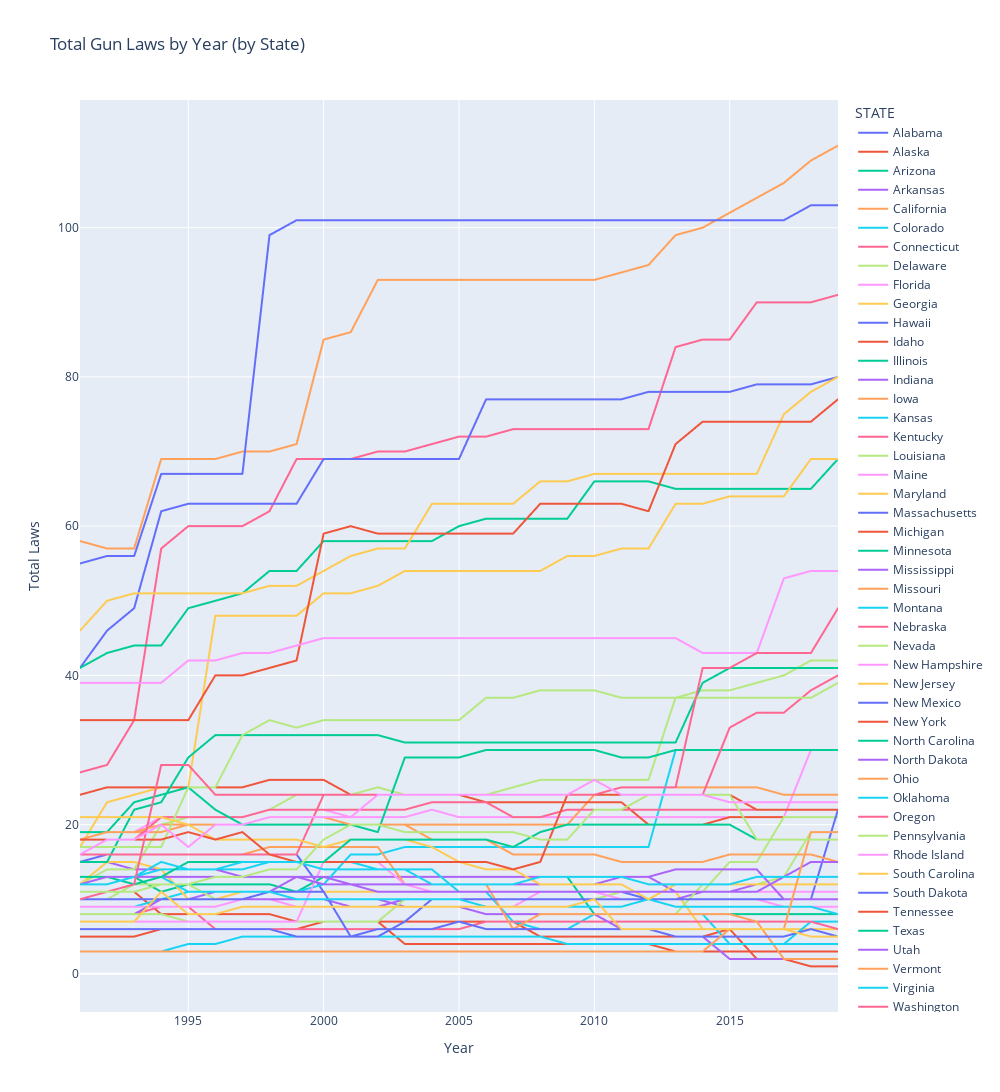

Notebook code cell kept with this figure:
### Code cell
import plotly.express as px

# Assuming you have already loaded your data into the gun_laws_df DataFrame

# Use plotly express to create the interactive plot
fig = px.line(gun_laws_df, x='YEAR', y='total_laws', color='STATE', title='Total Gun Laws by Year (by State)')

# Add tooltips to each line
fig.update_traces(hovertemplate='State: ')

# Set the x-axis and y-axis labels
fig.update_xaxes(title='Year')
fig.update_yaxes(title='Total Laws')

# Increase the figure size
fig.update_layout(width=1000, height=1200)

# Show the plot
fig.show()

### Figure 1 — Plotly figure (JSON) as saved in the notebook; plotly's stock layout.template omitted (floating-point values rounded to 4 significant figures)
{"data": [{"hovertemplate": "State: ", "legendgroup": "Alabama", "line": {"color": "#636efa", "dash": "solid"}, "marker": {"symbol": "circle"}, "mode": "lines", "name": "Alabama", "showlegend": true, "type": "scattergl", "x": [1991, 1992, 1993, 1994, 1995, 1996, 1997, 1998, 1999, 2000, 2001, 2002, 2003, 2004, 2005, 2006, 2007, 2008, 2009, 2010, 2011, 2012, 2013, 2014, 2015, 2016, 2017, 2018, 2019], "xaxis": "x", "y": [15, 16, 16, 16, 16, 16, 16, 16, 16, 11, 11, 11, 11, 11, 11, 11, 11, 11, 11, 11, 11, 10, 10, 10, 10, 10, 10, 10, 10], "yaxis": "y"}, {"hovertemplate": "State: ", "legendgroup": "Alaska", "line": {"color": "#EF553B", "dash": "solid"}, "marker": {"symbol": "circle"}, "mode": "lines", "name": "Alaska", "showlegend": true, "type": "scattergl", "x": [1991, 1992, 1993, 1994, 1995, 1996, 1997, 1998, 1999, 2000, 2001, 2002, 2003, 2004, 2005, 2006, 2007, 2008, 2009, 2010, 2011, 2012, 2013, 2014, 2015, 2016, 2017, 2018, 2019], "xaxis": "x", "y": [10, 11, 11, 8, 8, 8, 8, 8, 7, 7, 7, 7, 4, 4, 4, 4, 4, 4, 4, 4, 4, 4, 3, 3, 3, 3, 3, 3, 3], "yaxis": "y"}, {"hovertemplate": "State: ", "legendgroup": "Arizona", "line": {"color": "#00cc96", "dash": "solid"}, "marker": {"symbol": "circle"}, "mode": "lines", "name": "Arizona", "showlegend": true, "type": "scattergl", "x": [1991, 1992, 1993, 1994, 1995, 1996, 1997, 1998, 1999, 2000, 2001, 2002, 2003, 2004, 2005, 2006, 2007, 2008, 2009, 2010, 2011, 2012, 2013, 2014, 2015, 2016, 2017, 2018, 2019], "xaxis": "x", "y": [12, 12, 13, 11, 12, 12, 12, 12, 11, 13, 13, 13, 13, 13, 13, 13, 13, 13, 13, 8, 8, 8, 8, 8, 8, 8, 8, 8, 8], "yaxis": "y"}, {"hovertemplate": "State: ", "legendgroup": "Arkansas", "line": {"color": "#ab63fa", "dash": "solid"}, "marker": {"symbol": "circle"}, "mode": "lines", "name": "Arkansas", "showlegend": true, "type": "scattergl", "x": [1991, 1992, 1993, 1994, 1995, 1996, 1997, 1998, 1999, 2000, 2001, 2002, 2003, 2004, 2005, 2006, 2007, 2008, 2009, 2010, 2011, 2012, 2013, 2014, 2015, 2016, 2017, 2018, 2019], "xaxis": "x", "y": [15, 15, 14, 14, 10, 10, 11, 11, 13, 13, 13, 13, 13, 13, 13, 13, 13, 13, 13, 13, 13, 13, 11, 11, 11, 11, 11, 11, 11], "yaxis": "y"}, {"hovertemplate": "State: ", "legendgroup": "California", "line": {"color": "#FFA15A", "dash": "solid"}, "marker": {"symbol": "circle"}, "mode": "lines", "name": "California", "showlegend": true, "type": "scattergl", "x": [1991, 1992, 1993, 1994, 1995, 1996, 1997, 1998, 1999, 2000, 2001, 2002, 2003, 2004, 2005, 2006, 2007, 2008, 2009, 2010, 2011, 2012, 2013, 2014, 2015, 2016, 2017, 2018, 2019], "xaxis": "x", "y": [58, 57, 57, 69, 69, 69, 70, 70, 71, 85, 86, 93, 93, 93, 93, 93, 93, 93, 93, 93, 94, 95, 99, 100, 102, 104, 106, 109, 111], "yaxis": "y"}, {"hovertemplate": "State: ", "legendgroup": "Colorado", "line": {"color": "#19d3f3", "dash": "solid"}, "marker": {"symbol": "circle"}, "mode": "lines", "name": "Colorado", "showlegend": true, "type": "scattergl", "x": [1991, 1992, 1993, 1994, 1995, 1996, 1997, 1998, 1999, 2000, 2001, 2002, 2003, 2004, 2005, 2006, 2007, 2008, 2009, 2010, 2011, 2012, 2013, 2014, 2015, 2016, 2017, 2018, 2019], "xaxis": "x", "y": [9, 9, 9, 10, 11, 11, 11, 11, 11, 12, 16, 16, 17, 17, 17, 17, 17, 17, 17, 17, 17, 17, 30, 30, 30, 30, 30, 30, 30], "yaxis": "y"}, {"hovertemplate": "State: ", "legendgroup": "Connecticut", "line": {"color": "#FF6692", "dash": "solid"}, "marker": {"symbol": "circle"}, "mode": "lines", "name": "Connecticut", "showlegend": true, "type": "scattergl", "x": [1991, 1992, 1993, 1994, 1995, 1996, 1997, 1998, 1999, 2000, 2001, 2002, 2003, 2004, 2005, 2006, 2007, 2008, 2009, 2010, 2011, 2012, 2013, 2014, 2015, 2016, 2017, 2018, 2019], "xaxis": "x", "y": [27, 28, 34, 57, 60, 60, 60, 62, 69, 69, 69, 70, 70, 71, 72, 72, 73, 73, 73, 73, 73, 73, 84, 85, 85, 90, 90, 90, 91], "yaxis": "y"}, {"hovertemplate": "State: ", "legendgroup": "Delaware", "line": {"color": "#B6E880", "dash": "solid"}, "marker": {"symbol": "circle"}, "mode": "lines", "name": "Delaware", "showlegend": true, "type": "scattergl", "x": [1991, 1992, 1993, 1994, 1995, 1996, 1997, 1998, 1999, 2000, 2001, 2002, 2003, 2004, 2005, 2006, 2007, 2008, 2009, 2010, 2011, 2012, 2013, 2014, 2015, 2016, 2017, 2018, 2019], "xaxis": "x", "y": [12, 14, 14, 20, 21, 21, 21, 22, 24, 24, 24, 25, 24, 24, 24, 24, 25, 26, 26, 26, 26, 26, 37, 38, 38, 39, 40, 42, 42], "yaxis": "y"}, {"hovertemplate": "State: ", "legendgroup": "Florida", "line": {"color": "#FF97FF", "dash": "solid"}, "marker": {"symbol": "circle"}, "mode": "lines", "name": "Florida", "showlegend": true, "type": "scattergl", "x": [1991, 1992, 1993, 1994, 1995, 1996, 1997, 1998, 1999, 2000, 2001, 2002, 2003, 2004, 2005, 2006, 2007, 2008, 2009, 2010, 2011, 2012, 2013, 2014, 2015, 2016, 2017, 2018, 2019], "xaxis": "x", "y": [18, 19, 19, 21, 21, 21, 21, 22, 22, 22, 21, 21, 21, 22, 21, 21, 21, 21, 21, 21, 21, 21, 21, 21, 21, 21, 21, 30, 30], "yaxis": "y"}, {"hovertemplate": "State: ", "legendgroup": "Georgia", "line": {"color": "#FECB52", "dash": "solid"}, "marker": {"symbol": "circle"}, "mode": "lines", "name": "Georgia", "showlegend": true, "type": "scattergl", "x": [1991, 1992, 1993, 1994, 1995, 1996, 1997, 1998, 1999, 2000, 2001, 2002, 2003, 2004, 2005, 2006, 2007, 2008, 2009, 2010, 2011, 2012, 2013, 2014, 2015, 2016, 2017, 2018, 2019], "xaxis": "x", "y": [12, 15, 15, 14, 10, 10, 11, 11, 11, 11, 11, 11, 11, 11, 11, 11, 11, 11, 11, 11, 11, 11, 11, 6, 6, 6, 6, 6, 6], "yaxis": "y"}, {"hovertemplate": "State: ", "legendgroup": "Hawaii", "line": {"color": "#636efa", "dash": "solid"}, "marker": {"symbol": "circle"}, "mode": "lines", "name": "Hawaii", "showlegend": true, "type": "scattergl", "x": [1991, 1992, 1993, 1994, 1995, 1996, 1997, 1998, 1999, 2000, 2001, 2002, 2003, 2004, 2005, 2006, 2007, 2008, 2009, 2010, 2011, 2012, 2013, 2014, 2015, 2016, 2017, 2018, 2019], "xaxis": "x", "y": [41, 46, 49, 62, 63, 63, 63, 63, 63, 69, 69, 69, 69, 69, 69, 77, 77, 77, 77, 77, 77, 78, 78, 78, 78, 79, 79, 79, 80], "yaxis": "y"}, {"hovertemplate": "State: ", "legendgroup": "Idaho", "line": {"color": "#EF553B", "dash": "solid"}, "marker": {"symbol": "circle"}, "mode": "lines", "name": "Idaho", "showlegend": true, "type": "scattergl", "x": [1991, 1992, 1993, 1994, 1995, 1996, 1997, 1998, 1999, 2000, 2001, 2002, 2003, 2004, 2005, 2006, 2007, 2008, 2009, 2010, 2011, 2012, 2013, 2014, 2015, 2016, 2017, 2018, 2019], "xaxis": "x", "y": [5, 5, 5, 6, 6, 6, 6, 6, 6, 7, 7, 7, 7, 7, 7, 7, 7, 5, 5, 5, 5, 5, 5, 5, 6, 2, 2, 1, 1], "yaxis": "y"}, {"hovertemplate": "State: ", "legendgroup": "Illinois", "line": {"color": "#00cc96", "dash": "solid"}, "marker": {"symbol": "circle"}, "mode": "lines", "name": "Illinois", "showlegend": true, "type": "scattergl", "x": [1991, 1992, 1993, 1994, 1995, 1996, 1997, 1998, 1999, 2000, 2001, 2002, 2003, 2004, 2005, 2006, 2007, 2008, 2009, 2010, 2011, 2012, 2013, 2014, 2015, 2016, 2017, 2018, 2019], "xaxis": "x", "y": [41, 43, 44, 44, 49, 50, 51, 54, 54, 58, 58, 58, 58, 58, 60, 61, 61, 61, 61, 66, 66, 66, 65, 65, 65, 65, 65, 65, 69], "yaxis": "y"}, {"hovertemplate": "State: ", "legendgroup": "Indiana", "line": {"color": "#ab63fa", "dash": "solid"}, "marker": {"symbol": "circle"}, "mode": "lines", "name": "Indiana", "showlegend": true, "type": "scattergl", "x": [1991, 1992, 1993, 1994, 1995, 1996, 1997, 1998, 1999, 2000, 2001, 2002, 2003, 2004, 2005, 2006, 2007, 2008, 2009, 2010, 2011, 2012, 2013, 2014, 2015, 2016, 2017, 2018, 2019], "xaxis": "x", "y": [10, 10, 10, 10, 10, 11, 11, 11, 10, 10, 9, 9, 10, 10, 10, 10, 10, 10, 10, 10, 10, 10, 10, 11, 11, 12, 12, 12, 12], "yaxis": "y"}, {"hovertemplate": "State: ", "legendgroup": "Iowa", "line": {"color": "#FFA15A", "dash": "solid"}, "marker": {"symbol": "circle"}, "mode": "lines", "name": "Iowa", "showlegend": true, "type": "scattergl", "x": [1991, 1992, 1993, 1994, 1995, 1996, 1997, 1998, 1999, 2000, 2001, 2002, 2003, 2004, 2005, 2006, 2007, 2008, 2009, 2010, 2011, 2012, 2013, 2014, 2015, 2016, 2017, 2018, 2019], "xaxis": "x", "y": [19, 19, 19, 19, 20, 20, 20, 20, 20, 20, 20, 20, 20, 20, 20, 20, 20, 20, 20, 24, 25, 25, 25, 25, 25, 25, 24, 24, 24], "yaxis": "y"}, {"hovertemplate": "State: ", "legendgroup": "Kansas", "line": {"color": "#19d3f3", "dash": "solid"}, "marker": {"symbol": "circle"}, "mode": "lines", "name": "Kansas", "showlegend": true, "type": "scattergl", "x": [1991, 1992, 1993, 1994, 1995, 1996, 1997, 1998, 1999, 2000, 2001, 2002, 2003, 2004, 2005, 2006, 2007, 2008, 2009, 2010, 2011, 2012, 2013, 2014, 2015, 2016, 2017, 2018, 2019], "xaxis": "x", "y": [13, 13, 13, 14, 14, 14, 14, 15, 15, 15, 15, 14, 14, 14, 11, 11, 7, 6, 6, 8, 8, 8, 8, 8, 4, 4, 4, 7, 7], "yaxis": "y"}, {"hovertemplate": "State: ", "legendgroup": "Kentucky", "line": {"color": "#FF6692", "dash": "solid"}, "marker": {"symbol": "circle"}, "mode": "lines", "name": "Kentucky", "showlegend": true, "type": "scattergl", "x": [1991, 1992, 1993, 1994, 1995, 1996, 1997, 1998, 1999, 2000, 2001, 2002, 2003, 2004, 2005, 2006, 2007, 2008, 2009, 2010, 2011, 2012, 2013, 2014, 2015, 2016, 2017, 2018, 2019], "xaxis": "x", "y": [8, 8, 8, 9, 9, 6, 6, 6, 6, 6, 6, 6, 6, 6, 6, 7, 7, 7, 7, 7, 7, 7, 7, 7, 7, 7, 7, 7, 6], "yaxis": "y"}, {"hovertemplate": "State: ", "legendgroup": "Louisiana", "line": {"color": "#B6E880", "dash": "solid"}, "marker": {"symbol": "circle"}, "mode": "lines", "name": "Louisiana", "showlegend": true, "type": "scattergl", "x": [1991, 1992, 1993, 1994, 1995, 1996, 1997, 1998, 1999, 2000, 2001, 2002, 2003, 2004, 2005, 2006, 2007, 2008, 2009, 2010, 2011, 2012, 2013, 2014, 2015, 2016, 2017, 2018, 2019], "xaxis": "x", "y": [10, 10, 12, 12, 12, 10, 10, 10, 9, 9, 9, 9, 9, 9, 9, 8, 8, 8, 8, 8, 8, 8, 8, 12, 12, 12, 13, 19, 19], "yaxis": "y"}, {"hovertemplate": "State: ", "legendgroup": "Maine", "line": {"color": "#FF97FF", "dash": "solid"}, "marker": {"symbol": "circle"}, "mode": "lines", "name": "Maine", "showlegend": true, "type": "scattergl", "x": [1991, 1992, 1993, 1994, 1995, 1996, 1997, 1998, 1999, 2000, 2001, 2002, 2003, 2004, 2005, 2006, 2007, 2008, 2009, 2010, 2011, 2012, 2013, 2014, 2015, 2016, 2017, 2018, 2019], "xaxis": "x", "y": [9, 9, 9, 9, 9, 9, 10, 10, 9, 9, 9, 9, 9, 9, 9, 9, 9, 11, 11, 11, 11, 11, 11, 11, 11, 11, 11, 11, 11], "yaxis": "y"}, {"hovertemplate": "State: ", "legendgroup": "Maryland", "line": {"color": "#FECB52", "dash": "solid"}, "marker": {"symbol": "circle"}, "mode": "lines", "name": "Maryland", "showlegend": true, "type": "scattergl", "x": [1991, 1992, 1993, 1994, 1995, 1996, 1997, 1998, 1999, 2000, 2001, 2002, 2003, 2004, 2005, 2006, 2007, 2008, 2009, 2010, 2011, 2012, 2013, 2014, 2015, 2016, 2017, 2018, 2019], "xaxis": "x", "y": [17, 23, 24, 25, 25, 48, 48, 48, 48, 51, 51, 52, 54, 54, 54, 54, 54, 54, 56, 56, 57, 57, 63, 63, 64, 64, 64, 69, 69], "yaxis": "y"}, {"hovertemplate": "State: ", "legendgroup": "Massachusetts", "line": {"color": "#636efa", "dash": "solid"}, "marker": {"symbol": "circle"}, "mode": "lines", "name": "Massachusetts", "showlegend": true, "type": "scattergl", "x": [1991, 1992, 1993, 1994, 1995, 1996, 1997, 1998, 1999, 2000, 2001, 2002, 2003, 2004, 2005, 2006, 2007, 2008, 2009, 2010, 2011, 2012, 2013, 2014, 2015, 2016, 2017, 2018, 2019], "xaxis": "x", "y": [55, 56, 56, 67, 67, 67, 67, 99, 101, 101, 101, 101, 101, 101, 101, 101, 101, 101, 101, 101, 101, 101, 101, 101, 101, 101, 101, 103, 103], "yaxis": "y"}, {"hovertemplate": "State: ", "legendgroup": "Michigan", "line": {"color": "#EF553B", "dash": "solid"}, "marker": {"symbol": "circle"}, "mode": "lines", "name": "Michigan", "showlegend": true, "type": "scattergl", "x": [1991, 1992, 1993, 1994, 1995, 1996, 1997, 1998, 1999, 2000, 2001, 2002, 2003, 2004, 2005, 2006, 2007, 2008, 2009, 2010, 2011, 2012, 2013, 2014, 2015, 2016, 2017, 2018, 2019], "xaxis": "x", "y": [24, 25, 25, 25, 25, 25, 25, 26, 26, 26, 24, 24, 24, 24, 24, 23, 23, 23, 23, 23, 23, 20, 20, 20, 21, 21, 21, 21, 21], "yaxis": "y"}, {"hovertemplate": "State: ", "legendgroup": "Minnesota", "line": {"color": "#00cc96", "dash": "solid"}, "marker": {"symbol": "circle"}, "mode": "lines", "name": "Minnesota", "showlegend": true, "type": "scattergl", "x": [1991, 1992, 1993, 1994, 1995, 1996, 1997, 1998, 1999, 2000, 2001, 2002, 2003, 2004, 2005, 2006, 2007, 2008, 2009, 2010, 2011, 2012, 2013, 2014, 2015, 2016, 2017, 2018, 2019], "xaxis": "x", "y": [15, 15, 22, 23, 29, 32, 32, 32, 32, 32, 32, 32, 31, 31, 31, 31, 31, 31, 31, 31, 31, 31, 31, 39, 41, 41, 41, 41, 41], "yaxis": "y"}, {"hovertemplate": "State: ", "legendgroup": "Mississippi", "line": {"color": "#ab63fa", "dash": "solid"}, "marker": {"symbol": "circle"}, "mode": "lines", "name": "Mississippi", "showlegend": true, "type": "scattergl", "x": [1991, 1992, 1993, 1994, 1995, 1996, 1997, 1998, 1999, 2000, 2001, 2002, 2003, 2004, 2005, 2006, 2007, 2008, 2009, 2010, 2011, 2012, 2013, 2014, 2015, 2016, 2017, 2018, 2019], "xaxis": "x", "y": [8, 8, 8, 10, 10, 10, 10, 10, 10, 10, 10, 10, 9, 9, 9, 8, 8, 8, 8, 8, 6, 6, 5, 5, 2, 2, 2, 2, 2], "yaxis": "y"}, {"hovertemplate": "State: ", "legendgroup": "Missouri", "line": {"color": "#FFA15A", "dash": "solid"}, "marker": {"symbol": "circle"}, "mode": "lines", "name": "Missouri", "showlegend": true, "type": "scattergl", "x": [1991, 1992, 1993, 1994, 1995, 1996, 1997, 1998, 1999, 2000, 2001, 2002, 2003, 2004, 2005, 2006, 2007, 2008, 2009, 2010, 2011, 2012, 2013, 2014, 2015, 2016, 2017, 2018, 2019], "xaxis": "x", "y": [16, 16, 16, 16, 16, 16, 16, 17, 17, 17, 17, 17, 12, 12, 12, 12, 6, 8, 8, 8, 8, 8, 8, 8, 8, 7, 2, 2, 2], "yaxis": "y"}, {"hovertemplate": "State: ", "legendgroup": "Montana", "line": {"color": "#19d3f3", "dash": "solid"}, "marker": {"symbol": "circle"}, "mode": "lines", "name": "Montana", "showlegend": true, "type": "scattergl", "x": [1991, 1992, 1993, 1994, 1995, 1996, 1997, 1998, 1999, 2000, 2001, 2002, 2003, 2004, 2005, 2006, 2007, 2008, 2009, 2010, 2011, 2012, 2013, 2014, 2015, 2016, 2017, 2018, 2019], "xaxis": "x", "y": [3, 3, 3, 3, 4, 4, 5, 5, 5, 5, 5, 5, 5, 5, 5, 5, 5, 5, 4, 4, 4, 4, 4, 4, 4, 4, 4, 4, 4], "yaxis": "y"}, {"hovertemplate": "State: ", "legendgroup": "Nebraska", "line": {"color": "#FF6692", "dash": "solid"}, "marker": {"symbol": "circle"}, "mode": "lines", "name": "Nebraska", "showlegend": true, "type": "scattergl", "x": [1991, 1992, 1993, 1994, 1995, 1996, 1997, 1998, 1999, 2000, 2001, 2002, 2003, 2004, 2005, 2006, 2007, 2008, 2009, 2010, 2011, 2012, 2013, 2014, 2015, 2016, 2017, 2018, 2019], "xaxis": "x", "y": [18, 18, 18, 21, 21, 21, 21, 22, 22, 22, 22, 22, 22, 23, 23, 23, 21, 21, 22, 22, 22, 22, 22, 22, 22, 22, 22, 22, 22], "yaxis": "y"}, {"hovertemplate": "State: ", "legendgroup": "Nevada", "line": {"color": "#B6E880", "dash": "solid"}, "marker": {"symbol": "circle"}, "mode": "lines", "name": "Nevada", "showlegend": true, "type": "scattergl", "x": [1991, 1992, 1993, 1994, 1995, 1996, 1997, 1998, 1999, 2000, 2001, 2002, 2003, 2004, 2005, 2006, 2007, 2008, 2009, 2010, 2011, 2012, 2013, 2014, 2015, 2016, 2017, 2018, 2019], "xaxis": "x", "y": [8, 8, 8, 8, 7, 7, 7, 7, 7, 7, 7, 7, 10, 10, 10, 10, 10, 10, 10, 10, 11, 11, 11, 11, 15, 15, 21, 21, 21], "yaxis": "y"}, {"hovertemplate": "State: ", "legendgroup": "New Hampshire", "line": {"color": "#FF97FF", "dash": "solid"}, "marker": {"symbol": "circle"}, "mode": "lines", "name": "New Hampshire", "showlegend": true, "type": "scattergl", "x": [1991, 1992, 1993, 1994, 1995, 1996, 1997, 1998, 1999, 2000, 2001, 2002, 2003, 2004, 2005, 2006, 2007, 2008, 2009, 2010, 2011, 2012, 2013, 2014, 2015, 2016, 2017, 2018, 2019], "xaxis": "x", "y": [7, 7, 7, 7, 7, 7, 7, 7, 7, 15, 15, 15, 12, 11, 11, 11, 11, 11, 11, 11, 10, 10, 10, 10, 10, 10, 9, 9, 9], "yaxis": "y"}, {"hovertemplate": "State: ", "legendgroup": "New Jersey", "line": {"color": "#FECB52", "dash": "solid"}, "marker": {"symbol": "circle"}, "mode": "lines", "name": "New Jersey", "showlegend": true, "type": "scattergl", "x": [1991, 1992, 1993, 1994, 1995, 1996, 1997, 1998, 1999, 2000, 2001, 2002, 2003, 2004, 2005, 2006, 2007, 2008, 2009, 2010, 2011, 2012, 2013, 2014, 2015, 2016, 2017, 2018, 2019], "xaxis": "x", "y": [46, 50, 51, 51, 51, 51, 51, 52, 52, 54, 56, 57, 57, 63, 63, 63, 63, 66, 66, 67, 67, 67, 67, 67, 67, 67, 75, 78, 80], "yaxis": "y"}, {"hovertemplate": "State: ", "legendgroup": "New Mexico", "line": {"color": "#636efa", "dash": "solid"}, "marker": {"symbol": "circle"}, "mode": "lines", "name": "New Mexico", "showlegend": true, "type": "scattergl", "x": [1991, 1992, 1993, 1994, 1995, 1996, 1997, 1998, 1999, 2000, 2001, 2002, 2003, 2004, 2005, 2006, 2007, 2008, 2009, 2010, 2011, 2012, 2013, 2014, 2015, 2016, 2017, 2018, 2019], "xaxis": "x", "y": [10, 10, 10, 10, 10, 10, 10, 11, 11, 11, 5, 5, 7, 10, 10, 10, 10, 10, 10, 10, 10, 10, 10, 10, 10, 10, 10, 10, 22], "yaxis": "y"}, {"hovertemplate": "State: ", "legendgroup": "New York", "line": {"color": "#EF553B", "dash": "solid"}, "marker": {"symbol": "circle"}, "mode": "lines", "name": "New York", "showlegend": true, "type": "scattergl", "x": [1991, 1992, 1993, 1994, 1995, 1996, 1997, 1998, 1999, 2000, 2001, 2002, 2003, 2004, 2005, 2006, 2007, 2008, 2009, 2010, 2011, 2012, 2013, 2014, 2015, 2016, 2017, 2018, 2019], "xaxis": "x", "y": [34, 34, 34, 34, 34, 40, 40, 41, 42, 59, 60, 59, 59, 59, 59, 59, 59, 63, 63, 63, 63, 62, 71, 74, 74, 74, 74, 74, 77], "yaxis": "y"}, {"hovertemplate": "State: ", "legendgroup": "North Carolina", "line": {"color": "#00cc96", "dash": "solid"}, "marker": {"symbol": "circle"}, "mode": "lines", "name": "North Carolina", "showlegend": true, "type": "scattergl", "x": [1991, 1992, 1993, 1994, 1995, 1996, 1997, 1998, 1999, 2000, 2001, 2002, 2003, 2004, 2005, 2006, 2007, 2008, 2009, 2010, 2011, 2012, 2013, 2014, 2015, 2016, 2017, 2018, 2019], "xaxis": "x", "y": [19, 19, 23, 24, 25, 22, 20, 20, 20, 20, 20, 19, 29, 29, 29, 30, 30, 30, 30, 30, 29, 29, 30, 30, 30, 30, 30, 30, 30], "yaxis": "y"}, {"hovertemplate": "State: ", "legendgroup": "North Dakota", "line": {"color": "#ab63fa", "dash": "solid"}, "marker": {"symbol": "circle"}, "mode": "lines", "name": "North Dakota", "showlegend": true, "type": "scattergl", "x": [1991, 1992, 1993, 1994, 1995, 1996, 1997, 1998, 1999, 2000, 2001, 2002, 2003, 2004, 2005, 2006, 2007, 2008, 2009, 2010, 2011, 2012, 2013, 2014, 2015, 2016, 2017, 2018, 2019], "xaxis": "x", "y": [13, 13, 13, 13, 13, 13, 13, 13, 13, 13, 12, 12, 12, 12, 12, 12, 12, 12, 12, 12, 13, 13, 14, 14, 14, 14, 10, 10, 10], "yaxis": "y"}, {"hovertemplate": "State: ", "legendgroup": "Ohio", "line": {"color": "#FFA15A", "dash": "solid"}, "marker": {"symbol": "circle"}, "mode": "lines", "name": "Ohio", "showlegend": true, "type": "scattergl", "x": [1991, 1992, 1993, 1994, 1995, 1996, 1997, 1998, 1999, 2000, 2001, 2002, 2003, 2004, 2005, 2006, 2007, 2008, 2009, 2010, 2011, 2012, 2013, 2014, 2015, 2016, 2017, 2018, 2019], "xaxis": "x", "y": [18, 19, 19, 20, 20, 20, 20, 21, 21, 21, 20, 20, 20, 18, 18, 18, 16, 16, 16, 16, 15, 15, 15, 15, 16, 16, 16, 16, 15], "yaxis": "y"}, {"hovertemplate": "State: ", "legendgroup": "Oklahoma", "line": {"color": "#19d3f3", "dash": "solid"}, "marker": {"symbol": "circle"}, "mode": "lines", "name": "Oklahoma", "showlegend": true, "type": "scattergl", "x": [1991, 1992, 1993, 1994, 1995, 1996, 1997, 1998, 1999, 2000, 2001, 2002, 2003, 2004, 2005, 2006, 2007, 2008, 2009, 2010, 2011, 2012, 2013, 2014, 2015, 2016, 2017, 2018, 2019], "xaxis": "x", "y": [10, 11, 12, 13, 11, 11, 11, 11, 10, 10, 10, 10, 10, 10, 10, 9, 9, 9, 9, 9, 9, 10, 9, 9, 9, 9, 9, 9, 8], "yaxis": "y"}, {"hovertemplate": "State: ", "legendgroup": "Oregon", "line": {"color": "#FF6692", "dash": "solid"}, "marker": {"symbol": "circle"}, "mode": "lines", "name": "Oregon", "showlegend": true, "type": "scattergl", "x": [1991, 1992, 1993, 1994, 1995, 1996, 1997, 1998, 1999, 2000, 2001, 2002, 2003, 2004, 2005, 2006, 2007, 2008, 2009, 2010, 2011, 2012, 2013, 2014, 2015, 2016, 2017, 2018, 2019], "xaxis": "x", "y": [16, 16, 16, 16, 16, 16, 16, 16, 16, 24, 24, 24, 24, 24, 24, 24, 24, 24, 24, 24, 24, 24, 24, 24, 33, 35, 35, 38, 40], "yaxis": "y"}, {"hovertemplate": "State: ", "legendgroup": "Pennsylvania", "line": {"color": "#B6E880", "dash": "solid"}, "marker": {"symbol": "circle"}, "mode": "lines", "name": "Pennsylvania", "showlegend": true, "type": "scattergl", "x": [1991, 1992, 1993, 1994, 1995, 1996, 1997, 1998, 1999, 2000, 2001, 2002, 2003, 2004, 2005, 2006, 2007, 2008, 2009, 2010, 2011, 2012, 2013, 2014, 2015, 2016, 2017, 2018, 2019], "xaxis": "x", "y": [17, 17, 17, 17, 25, 25, 32, 34, 33, 34, 34, 34, 34, 34, 34, 37, 37, 38, 38, 38, 37, 37, 37, 37, 37, 37, 37, 37, 39], "yaxis": "y"}, {"hovertemplate": "State: ", "legendgroup": "Rhode Island", "line": {"color": "#FF97FF", "dash": "solid"}, "marker": {"symbol": "circle"}, "mode": "lines", "name": "Rhode Island", "showlegend": true, "type": "scattergl", "x": [1991, 1992, 1993, 1994, 1995, 1996, 1997, 1998, 1999, 2000, 2001, 2002, 2003, 2004, 2005, 2006, 2007, 2008, 2009, 2010, 2011, 2012, 2013, 2014, 2015, 2016, 2017, 2018, 2019], "xaxis": "x", "y": [39, 39, 39, 39, 42, 42, 43, 43, 44, 45, 45, 45, 45, 45, 45, 45, 45, 45, 45, 45, 45, 45, 45, 43, 43, 43, 53, 54, 54], "yaxis": "y"}, {"hovertemplate": "State: ", "legendgroup": "South Carolina", "line": {"color": "#FECB52", "dash": "solid"}, "marker": {"symbol": "circle"}, "mode": "lines", "name": "South Carolina", "showlegend": true, "type": "scattergl", "x": [1991, 1992, 1993, 1994, 1995, 1996, 1997, 1998, 1999, 2000, 2001, 2002, 2003, 2004, 2005, 2006, 2007, 2008, 2009, 2010, 2011, 2012, 2013, 2014, 2015, 2016, 2017, 2018, 2019], "xaxis": "x", "y": [21, 21, 21, 21, 20, 18, 18, 18, 18, 17, 18, 18, 18, 17, 15, 14, 14, 12, 12, 12, 12, 10, 12, 12, 12, 12, 12, 12, 12], "yaxis": "y"}, {"hovertemplate": "State: ", "legendgroup": "South Dakota", "line": {"color": "#636efa", "dash": "solid"}, "marker": {"symbol": "circle"}, "mode": "lines", "name": "South Dakota", "showlegend": true, "type": "scattergl", "x": [1991, 1992, 1993, 1994, 1995, 1996, 1997, 1998, 1999, 2000, 2001, 2002, 2003, 2004, 2005, 2006, 2007, 2008, 2009, 2010, 2011, 2012, 2013, 2014, 2015, 2016, 2017, 2018, 2019], "xaxis": "x", "y": [6, 6, 6, 6, 6, 6, 6, 6, 5, 5, 5, 6, 6, 6, 7, 6, 6, 6, 6, 6, 6, 6, 5, 5, 5, 5, 5, 6, 5], "yaxis": "y"}, {"hovertemplate": "State: ", "legendgroup": "Tennessee", "line": {"color": "#EF553B", "dash": "solid"}, "marker": {"symbol": "circle"}, "mode": "lines", "name": "Tennessee", "showlegend": true, "type": "scattergl", "x": [1991, 1992, 1993, 1994, 1995, 1996, 1997, 1998, 1999, 2000, 2001, 2002, 2003, 2004, 2005, 2006, 2007, 2008, 2009, 2010, 2011, 2012, 2013, 2014, 2015, 2016, 2017, 2018, 2019], "xaxis": "x", "y": [18, 18, 18, 18, 19, 18, 19, 16, 15, 15, 15, 15, 15, 15, 15, 15, 14, 15, 24, 24, 24, 24, 24, 24, 24, 22, 22, 22, 22], "yaxis": "y"}, {"hovertemplate": "State: ", "legendgroup": "Texas", "line": {"color": "#00cc96", "dash": "solid"}, "marker": {"symbol": "circle"}, "mode": "lines", "name": "Texas", "showlegend": true, "type": "scattergl", "x": [1991, 1992, 1993, 1994, 1995, 1996, 1997, 1998, 1999, 2000, 2001, 2002, 2003, 2004, 2005, 2006, 2007, 2008, 2009, 2010, 2011, 2012, 2013, 2014, 2015, 2016, 2017, 2018, 2019], "xaxis": "x", "y": [13, 13, 12, 13, 15, 15, 15, 15, 15, 15, 18, 18, 18, 18, 18, 18, 17, 19, 20, 20, 20, 20, 20, 20, 20, 18, 18, 18, 18], "yaxis": "y"}, {"hovertemplate": "State: ", "legendgroup": "Utah", "line": {"color": "#ab63fa", "dash": "solid"}, "marker": {"symbol": "circle"}, "mode": "lines", "name": "Utah", "showlegend": true, "type": "scattergl", "x": [1991, 1992, 1993, 1994, 1995, 1996, 1997, 1998, 1999, 2000, 2001, 2002, 2003, 2004, 2005, 2006, 2007, 2008, 2009, 2010, 2011, 2012, 2013, 2014, 2015, 2016, 2017, 2018, 2019], "xaxis": "x", "y": [12, 13, 13, 15, 14, 14, 13, 13, 13, 12, 12, 11, 11, 11, 11, 11, 11, 11, 11, 11, 11, 11, 11, 11, 11, 11, 13, 15, 15], "yaxis": "y"}, {"hovertemplate": "State: ", "legendgroup": "Vermont", "line": {"color": "#FFA15A", "dash": "solid"}, "marker": {"symbol": "circle"}, "mode": "lines", "name": "Vermont", "showlegend": true, "type": "scattergl", "x": [1991, 1992, 1993, 1994, 1995, 1996, 1997, 1998, 1999, 2000, 2001, 2002, 2003, 2004, 2005, 2006, 2007, 2008, 2009, 2010, 2011, 2012, 2013, 2014, 2015, 2016, 2017, 2018, 2019], "xaxis": "x", "y": [3, 3, 3, 3, 3, 3, 3, 3, 3, 3, 3, 3, 3, 3, 3, 3, 3, 3, 3, 3, 3, 3, 3, 3, 6, 6, 6, 19, 19], "yaxis": "y"}, {"hovertemplate": "State: ", "legendgroup": "Virginia", "line": {"color": "#19d3f3", "dash": "solid"}, "marker": {"symbol": "circle"}, "mode": "lines", "name": "Virginia", "showlegend": true, "type": "scattergl", "x": [1991, 1992, 1993, 1994, 1995, 1996, 1997, 1998, 1999, 2000, 2001, 2002, 2003, 2004, 2005, 2006, 2007, 2008, 2009, 2010, 2011, 2012, 2013, 2014, 2015, 2016, 2017, 2018, 2019], "xaxis": "x", "y": [12, 12, 13, 15, 14, 14, 15, 15, 15, 14, 14, 14, 14, 12, 12, 12, 12, 13, 13, 13, 13, 12, 12, 12, 12, 13, 13, 13, 13], "yaxis": "y"}, {"hovertemplate": "State: ", "legendgroup": "Washington", "line": {"color": "#FF6692", "dash": "solid"}, "marker": {"symbol": "circle"}, "mode": "lines", "name": "Washington", "showlegend": true, "type": "scattergl", "x": [1991, 1992, 1993, 1994, 1995, 1996, 1997, 1998, 1999, 2000, 2001, 2002, 2003, 2004, 2005, 2006, 2007, 2008, 2009, 2010, 2011, 2012, 2013, 2014, 2015, 2016, 2017, 2018, 2019], "xaxis": "x", "y": [10, 11, 12, 28, 28, 24, 24, 24, 24, 24, 24, 24, 24, 24, 24, 24, 24, 24, 24, 24, 25, 25, 25, 41, 41, 43, 43, 43, 49], "yaxis": "y"}, {"hovertemplate": "State: ", "legendgroup": "West Virginia", "line": {"color": "#B6E880", "dash": "solid"}, "marker": {"symbol": "circle"}, "mode": "lines", "name": "West Virginia", "showlegend": true, "type": "scattergl", "x": [1991, 1992, 1993, 1994, 1995, 1996, 1997, 1998, 1999, 2000, 2001, 2002, 2003, 2004, 2005, 2006, 2007, 2008, 2009, 2010, 2011, 2012, 2013, 2014, 2015, 2016, 2017, 2018, 2019], "xaxis": "x", "y": [11, 11, 11, 12, 12, 13, 13, 14, 14, 18, 20, 20, 19, 19, 19, 19, 19, 18, 18, 22, 22, 24, 24, 24, 24, 18, 18, 18, 18], "yaxis": "y"}, {"hovertemplate": "State: ", "legendgroup": "Wisconsin", "line": {"color": "#FF97FF", "dash": "solid"}, "marker": {"symbol": "circle"}, "mode": "lines", "name": "Wisconsin", "showlegend": true, "type": "scattergl", "x": [1991, 1992, 1993, 1994, 1995, 1996, 1997, 1998, 1999, 2000, 2001, 2002, 2003, 2004, 2005, 2006, 2007, 2008, 2009, 2010, 2011, 2012, 2013, 2014, 2015, 2016, 2017, 2018, 2019], "xaxis": "x", "y": [16, 18, 18, 20, 17, 20, 20, 21, 21, 21, 21, 24, 24, 24, 24, 24, 24, 24, 24, 26, 24, 24, 24, 24, 23, 23, 23, 23, 23], "yaxis": "y"}, {"hovertemplate": "State: ", "legendgroup": "Wyoming", "line": {"color": "#FECB52", "dash": "solid"}, "marker": {"symbol": "circle"}, "mode": "lines", "name": "Wyoming", "showlegend": true, "type": "scattergl", "x": [1991, 1992, 1993, 1994, 1995, 1996, 1997, 1998, 1999, 2000, 2001, 2002, 2003, 2004, 2005, 2006, 2007, 2008, 2009, 2010, 2011, 2012, 2013, 2014, 2015, 2016, 2017, 2018, 2019], "xaxis": "x", "y": [7, 7, 7, 11, 8, 8, 9, 9, 9, 9, 9, 9, 9, 9, 9, 9, 9, 9, 9, 10, 6, 6, 6, 6, 6, 6, 6, 5, 5], "yaxis": "y"}], "layout": {"height": 1200, "legend": {"title": {"text": "STATE"}, "tracegroupgap": 0}, "title": {"text": "Total Gun Laws by Year (by State)"}, "width": 1000, "xaxis": {"anchor": "y", "domain": [0, 1], "title": {"text": "Year"}}, "yaxis": {"anchor": "x", "domain": [0, 1], "title": {"text": "Total Laws"}}}}
